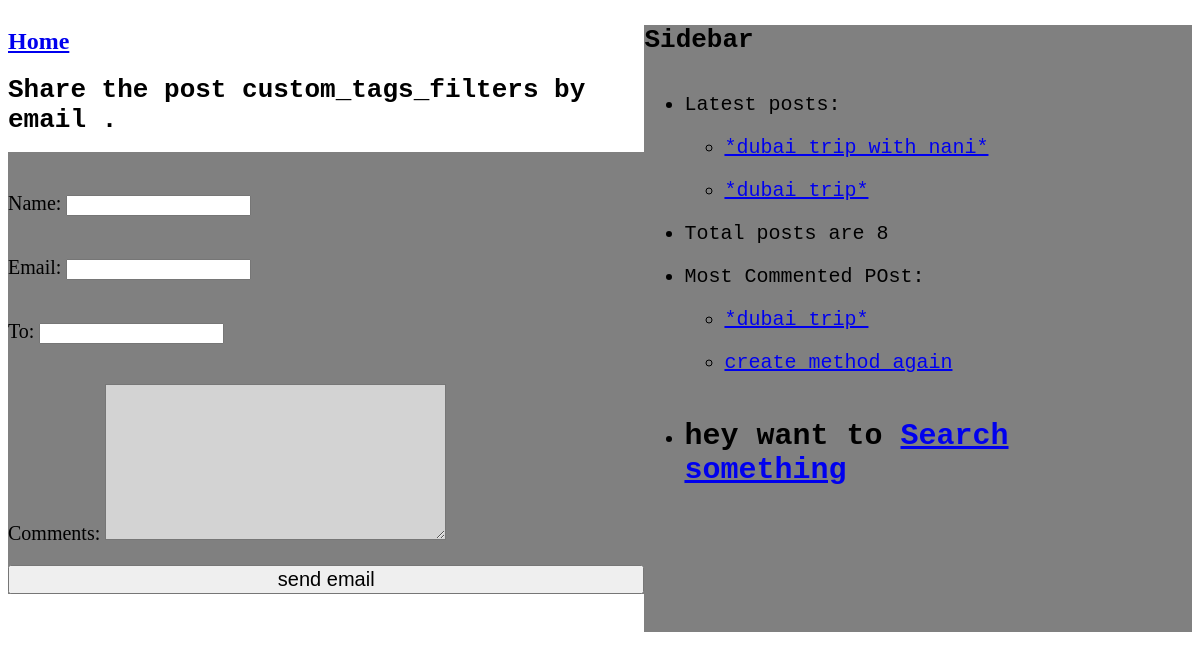
Screenshot of /11/share/ with the database file from the repository.
### blog/models.py (models this page shows, shortened)
class Post(models.Model):
    CHOICE = (
        ('draft','Draft'),('published','Published'),
    )
    title=models.CharField(max_length=250)
    publish=models.DateTimeField(default=timezone.now)
    created=models.DateTimeField(auto_now_add=True)
    updated=models.DateTimeField(auto_now=True)
    slug=models.SlugField(max_length=250,unique_for_date='publish')
    status=models.CharField(max_length=20,
                            choices=CHOICE,default='draft')
    author=models.ForeignKey(User,on_delete=models.CASCADE,
                             related_name='blog')
    body=models.TextField()
    objects=models.Manager()
    published=PublishedManager()
    tags = TaggableManager()
    def get_absolute_url(self):
        return reverse('blog:post_detail',
                     args=[
                         self.publish.year,self.publish.month,self.publish.day,
                         self.slug
                     ]
                       )
    class Meta:
        ordering=('-publish',)

### blog/views.py (the view)
# urls.py: path('<int:post_id>/share/',views.post_share,name="post_share"),
def post_share(request,post_id):
    post=get_object_or_404(Post,status='published',id=post_id)
    sent = False
    not_connect=False
    form = EmailPost()
    if request.method == 'POST':
        form=EmailPost(request.POST)
        if form.is_valid():
            name = form.cleaned_data['name']
            print(f'hello register user {name}')
            cd = form.cleaned_data
            post_url = request.build_absolute_uri(post.get_absolute_url())
            subject = '{} ({}) recommends you reading "{}"'.format(cd['name'],cd['email'],post.title)
            message = 'READ "{}" at {}\n\n{}\'s comments : {}'.format(post.title,post_url,cd['name'],cd['comments'])
            try:
               send_mail(subject,message,'kumarnitesh2000.nk@gmail.com',[cd['to']])
               sent=True
            except:
                not_connect=True
    else:
        form=EmailPost()
    context = {'form':form,'post':post,'sent':sent,'not_connect':not_connect}
    template = 'blog/share.html'
    return render(request,template,context)

### blog/forms.py
class EmailPost(forms.Form):
        name = forms.CharField(max_length=25)
        email = forms.EmailField()
        to = forms.EmailField()
        comments = forms.CharField(required=False,widget=forms.Textarea)

### blog/models.py (called while the page is built)
    def get_queryset(self):
        return super(PublishedManager,self).get_queryset().filter(status='published')

### blog/templatetags/custom_tags.py (called while the page is built)
@register.simple_tag(name='count')
def total_posts_written():
    return Post.published.count()

@register.inclusion_tag('blog/latest_post.html')
def show_latest_post(count=3):
    latest_post=Post.published.order_by('-publish')[:count]
    return {'latest_post':latest_post}

@register.inclusion_tag('blog/most_comment.html')
def most_commented(count=3):
    most_commented_post=Post.published.annotate(total_comments=Count('comments')).order_by('-total_comments')[:count]
    return {'most_commented_post':most_commented_post}

### blog/templates/blog/share.html (shortened to what this page needs)
{%extends 'blog/base.html' %}
{%block content%}
{%if sent %}
<h1>Email successfully sent</h1>
<p style="background-color:green;">
    "{{post.title}}" was successfully sent to {{form.cleaned_data.to}}.
</p>
{%else%}
<h1>Share the post {{post.title}} by email {{form.cleaned_data.email}} .</h1>
<form action="." method="post" class="form-group">
    {{form.as_p}}
    <input style="font-size:20px;" type="submit" value="send email">
</form>
{%endif%}
{%endblock%}

### blog/templates/blog/latest_post.html
 <ul>
        {%for post in latest_post %}
        <li>
            <a href="{{post.get_absolute_url}}">{{post.title}}</a>
        </li>
        {%endfor%}
    </ul>

### blog/templates/blog/most_comment.html
 <ul>
        {%for post in most_commented_post %}
        <li>
            <a href="{{post.get_absolute_url}}">{{post.title}}</a>
        </li>
        {%endfor%}
    </ul>

### blog/templates/blog/share.html (style rules this page uses)
.form-group { background-color:grey; padding-top:20px; font-size:20px; display:flex; flex-direction:column; }
textarea { background-color:LightGrey; }
h1 { font-family:monospace; }

### blog/templates/blog/base.html (style rules this page uses)
li { font-size:20px; font-family:monospace; padding-top:20px; background-color:grey; margin-right:60px; }

### rows the page displays
Post: title "custom_tags_filters"
Post: title "*dubai trip with nani*"
Post: title "*dubai trip*"
Post: title "create method again"
